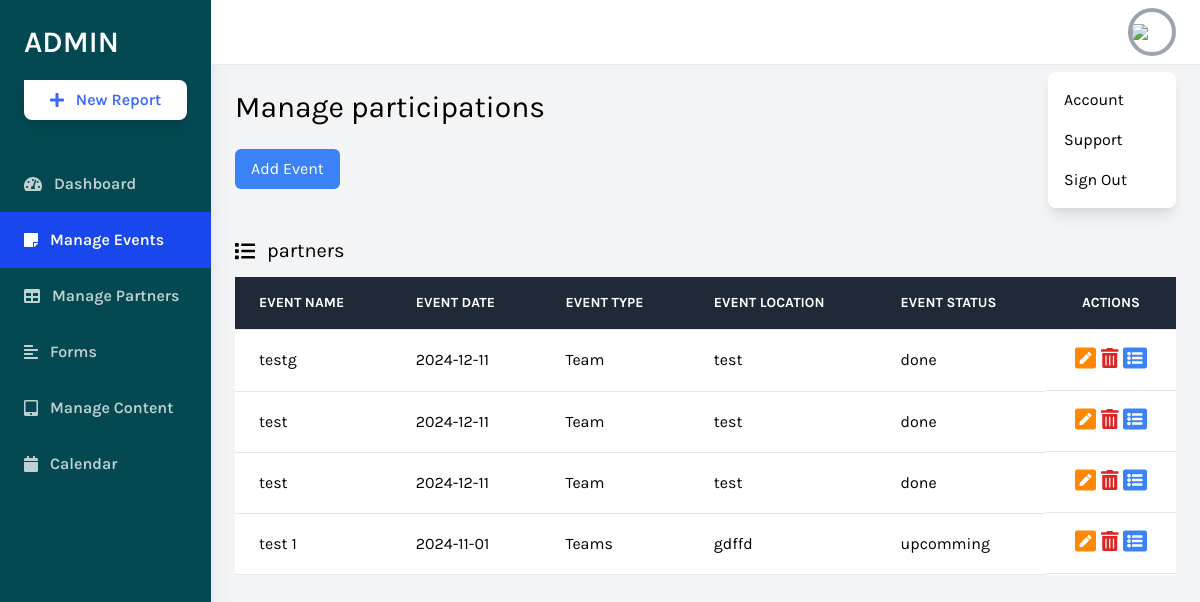
The page /daskboard/events.php on the database as committed earlier.
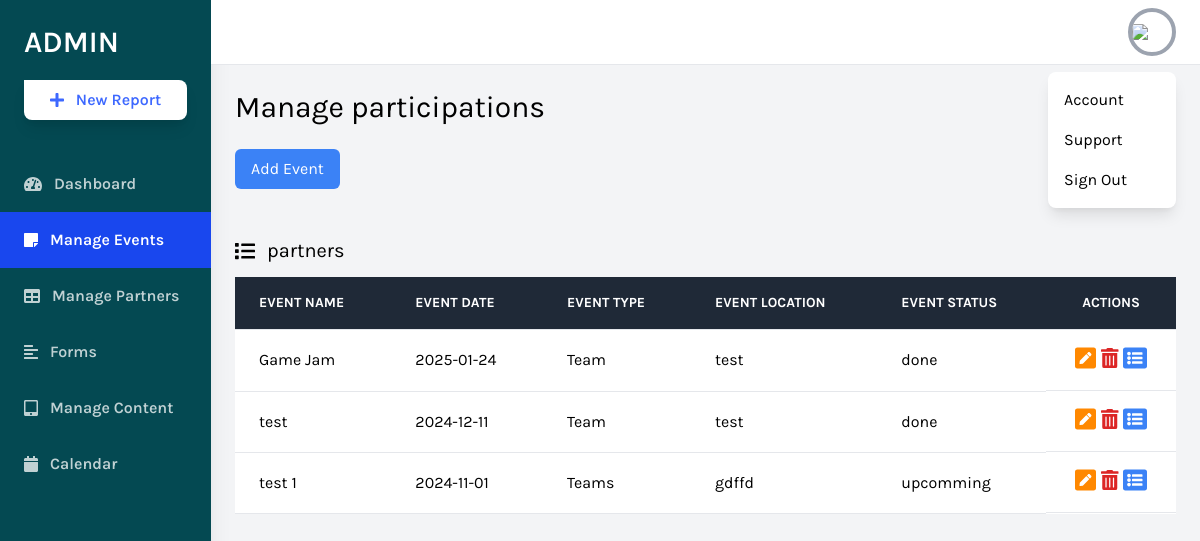
The same page on the database as committed later.
### tables this page shows
CREATE TABLE `evenements` (
  `IDevent` int(11) NOT NULL,
  `Nom` varchar(20) NOT NULL,
  `Description` varchar(1000) NOT NULL,
  `Location` varchar(100) NOT NULL,
  `Date` date NOT NULL,
  `startTime` time NOT NULL,
  `endTime` time NOT NULL,
  `eventType` varchar(20) NOT NULL,
  `Status` varchar(20) NOT NULL,
  `eventImage` varchar(20) NOT NULL,
  `trash` float NOT NULL
);

### daskboard/events.php (the view, shortened to what the changed rows need)
<?php
include "conn.php";
$req = "select * from evenements";
$res = mysqli_query($conn, $req);
?>
<!DOCTYPE html>
<html lang="en">
<head>
    <link rel="stylesheet" href="https://cdnjs.cloudflare.com/ajax/libs/font-awesome/4.7.0/css/font-awesome.min.css">
    <link href="https://cdnjs.cloudflare.com/ajax/libs/tailwindcss/2.2.19/tailwind.min.css" rel="stylesheet">
</head>
<body class="bg-gray-100 font-family-karla flex">
    <div class="relative w-full flex flex-col h-screen overflow-y-hidden">
        <div class="w-full h-screen overflow-x-hidden border-t flex flex-col">
            <main class="w-full flex-grow p-6">
                <h1 class="text-3xl text-black pb-6">Manage participations</h1>
                <div class="w-full mt-12">
                    <div class="bg-white overflow-auto">
                        <table class="text-left w-full border-collapse">
                            <thead>
                                <tr class="bg-gray-800 text-white">
                                    <th
                                        class="py-4 px-6 bg-grey-lightest font-bold uppercase text-sm text-grey-dark border-b border-grey-light">
                                        Event Name</th>
                                    <th
                                        class="py-4 px-6 bg-grey-lightest font-bold uppercase text-sm text-grey-dark border-b border-grey-light">
                                        Event Date</th>
                                    <th
                                        class="py-4 px-6 bg-grey-lightest font-bold uppercase text-sm text-grey-dark border-b border-grey-light">
                                        Event Type</th>
                                    <th
                                        class="py-4 px-6 bg-grey-lightest font-bold uppercase text-sm text-grey-dark border-b border-grey-light">
                                        Event Location</th>
                                    <th
                                        class="py-4 px-6 bg-grey-lightest font-bold uppercase text-sm text-grey-dark border-b border-grey-light">
                                        Event Status</th>
                                    <th
                                        class="text-center py-4 px-6 bg-grey-lightest font-bold uppercase text-sm text-grey-dark border-b border-grey-light">
                                        Actions</th>
                                </tr>
                            </thead>
                            <tbody>
                                <tr class="hover:bg-grey-lighter">
                                    <?php
                                    if(mysqli_num_rows($res)) {
                                        while($row = mysqli_fetch_assoc($res)) {
                                            echo "<td class='py-4 px-6 border-b border-grey-light'>" .$row['Nom'] ."</td>";
                                            echo "<td class='py-4 px-6 border-b border-grey-light'>" .$row['Date'] ."</td>";
                                            echo "<td class='py-4 px-6 border-b border-grey-light'>" .$row['eventType'] ."</td>";
                                            echo "<td class='py-4 px-6 border-b border-grey-light'>" .$row['Location'] ."</td>";
                                            echo "<td class='py-4 px-6 border-b border-grey-light'>" .$row['Status'] ."</td>";
                                            echo "<td class='py-4 px-6 border-b border-grey-light flex items-center justify-evenly'>
                                            <a href='editEvent.php?eventID=".$row['IDevent']."'>
                                            <i class='fas fa-pen-square text-2xl'
                                                style='color: rgb(255, 136, 0);'></i></a>
                                        <a href='deteleEvent.php?eventID=".$row['IDevent']."'>
                                            <i class='fas fa-trash-alt text-xl text-red-600' aria-hidden='true'></i></a>
                                        <a href='participants.php?eventID=".$row['IDevent']."'>
                                            <i class='fas fa-list-alt text-2xl text-blue-500' aria-hidden='true'></i>
                                        </a>
                                    </td>
                                </tr>";
                                        }
                                    }
                                    ?>
                            </tbody>
                        </table>
                    </div>
            </main>
        </div>
    </div>
</body>
</html>

Rows that differ between the two databases and show on the page:
removed evenements: Nom "test", Date "2024-12-11", eventType "Team", Location "test", Status "done"
changed evenements: Nom "testg" → "Game Jam"; Date "2024-12-11" → "2025-01-24"
